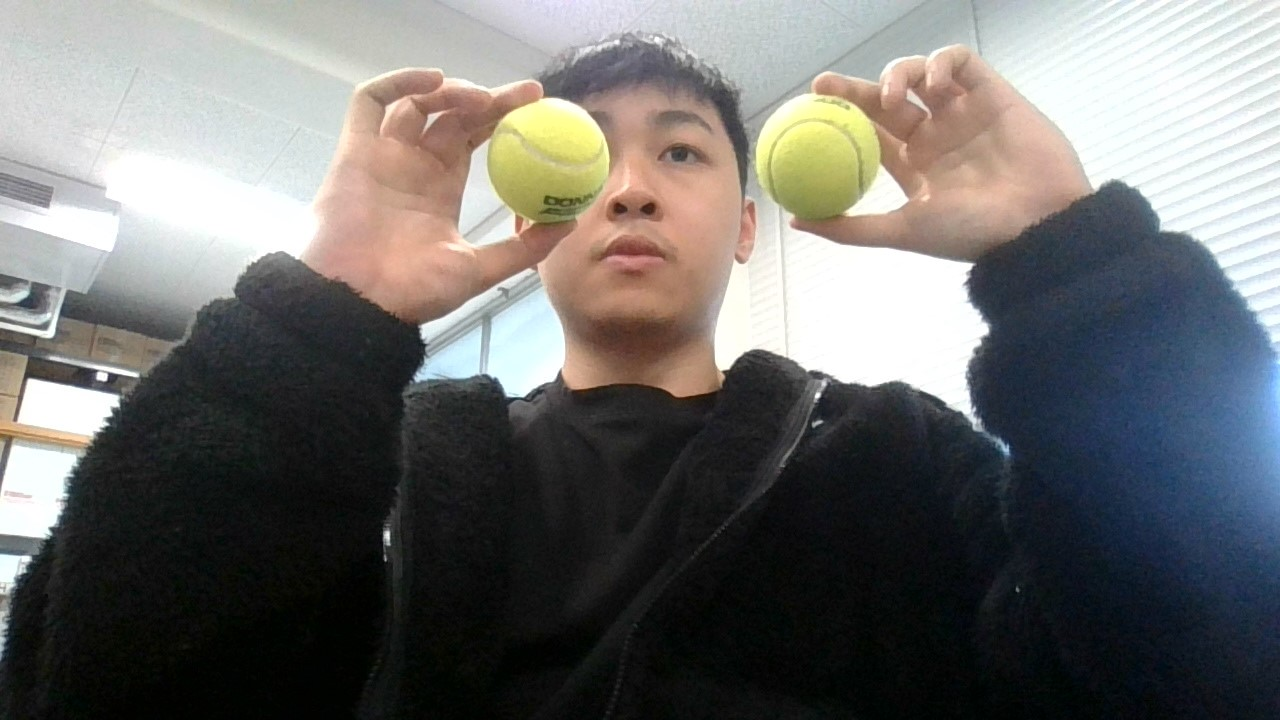
#> input picture test2.jpg, 1280 x 720 px, given in place of the camera
$ python Tennis_ball_detection_v2.py
#> lines starting #> are read from the running program, lines starting #| are printed output that depends on the picture; after the words box and inside, x2 and y2 are one past the last pixel; in counts of white or black regions, pixels touching at a corner belong together
# import the necessary packages
from collections import deque
from imutils.video import VideoStream
import numpy as np
import argparse
import cv2
import imutils
import time
center = None
# construct the argument parse and parse the arguments
ap = argparse.ArgumentParser()
ap.add_argument("-v", "--video",
	help="path to the (optional) video file")
ap.add_argument("-b", "--buffer", type=int, default=64,
	help="max buffer size")
args = vars(ap.parse_args())

# define the lower and upper boundaries of the "green"
# ball in the HSV color space, then initialize the
# list of tracked points
# Turn saturation lower if brighter light	, turn brightness up if detecting black
greenLower = (20, 50, 50) # darker
greenUpper = (57, 255, 255) # lighter
pts = deque(maxlen=args["buffer"])
# if a video path was not supplied, grab the reference
# to the webcam
if not args.get("video", False):
	vs = VideoStream(src=0).start()
# otherwise, grab a reference to the video file
else:
	vs = cv2.VideoCapture(args["video"])
# allow the camera or video file to warm up
time.sleep(2.0)

def center_ball():
	if center != None:
		x_coord = center[0]
		if x_coord <=250 or x_coord >= 350:
			# drive_stop()
			if x_coord < 250: #Ball is on left
				print("On the Left")
				# drive_left()
				# sleep(0.5)
				# drive_stop
			if x_coord > 350: #Ball is on right
				print("On the Right")
				# drive_right()
				# sleep(0.5)
				# drive_stop()
		else:
			print("Ball is within 250-350 pixels")

# [43 lines left out: function automatic_brightness_and_contrast, not called in this run]


# keep looping
while True:
	center = None
	# grab the current frame
	frame = vs.read()
#> frame is the input picture: shape (720, 1280, 3); mean B, G, R 107.4, 109.3, 110
	# handle the frame from VideoCapture or VideoStream
	frame = frame[1] if args.get("video", False) else frame
	# if we are viewing a video and we did not grab a frame,
	# then we have reached the end of the video
	if frame is None:
		break
	# resize the frame, blur it, and convert it to the HSV
	# color space
	frame = imutils.resize(frame, width=600)
#> frame: shape (337, 600, 3)
	frame = cv2.rotate(frame, cv2.ROTATE_180) #Rotate Image 180 deg
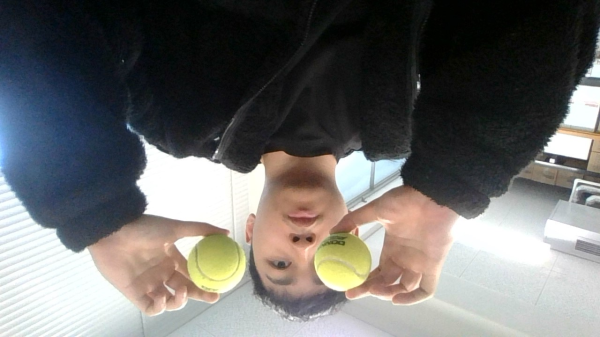
#> frame: shape (337, 600, 3); mean B, G, R 107.4, 109.3, 110
	# frame,_,_ = automatic_brightness_and_contrast(frame)

	# frame = cv2.flip(frame,0) # Mirror Image if needed
	blurred = cv2.GaussianBlur(frame, (11, 11), 0)
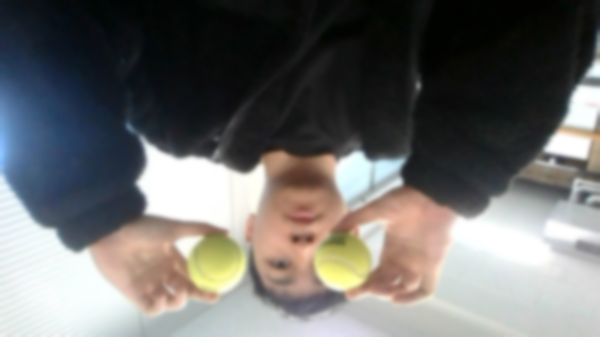
#> blurred: shape (337, 600, 3); mean B, G, R 107.4, 109.3, 110
	hsv = cv2.cvtColor(blurred, cv2.COLOR_BGR2HSV)
#> hsv: shape (337, 600, 3); mean H, S, V 66, 56.5, 118
	# construct a mask for the color "green", then perform
	# a series of dilations and erosions to remove any small
	# blobs left in the mask
	mask = cv2.inRange(hsv, greenLower, greenUpper)
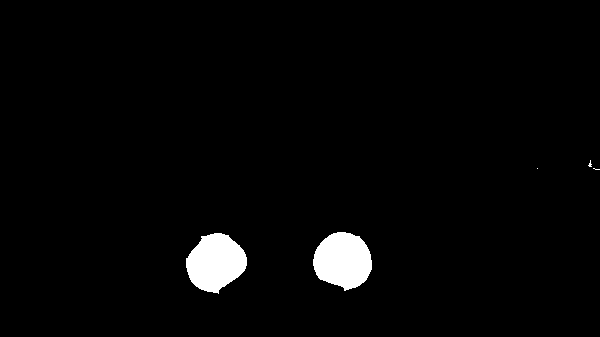
#> mask: shape (337, 600); 2.6% white; 5 white regions (3 under 20 px), largest, box (x1, y1, x2, y2) and area: (186, 233, 247, 294) 2612, (313, 232, 372, 291) 2593
	mask = cv2.erode(mask, None, iterations=2)
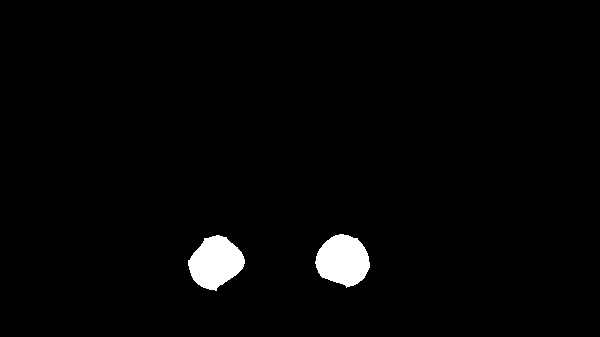
#> mask: shape (337, 600); 2.1% white; 2 white regions, box (x1, y1, x2, y2) and area: (188, 235, 245, 291) 2141, (315, 234, 370, 288) 2139
	mask = cv2.dilate(mask, None, iterations=2)
#> mask: shape (337, 600); 2.6% white; 2 white regions

	# find contours in the mask and initialize the current
	# (x, y) center of the ball
	cnts = cv2.findContours(mask.copy(), cv2.RETR_EXTERNAL,
		cv2.CHAIN_APPROX_SIMPLE)
#> cnts = 2 contours; box (x1, y1, x2, y2) and area: (186, 233, 247, 293) 2526, (313, 232, 372, 290) 2508
	cnts = imutils.grab_contours(cnts)
	# only proceed if at least one contour was found
	if len(cnts) > 0:


		# find the largest contour in the mask, then use
		# it to compute the minimum enclosing circle and
		# centroid
		c = max(cnts, key=cv2.contourArea)
#> c = contour of 77 points, box (x1, y1, x2, y2) (186, 233, 247, 293), area 2526
		((x, y), radius) = cv2.minEnclosingCircle(c)
#> x = 216; y = 263.2; radius = 30.66
		M = cv2.moments(c)
#> M = moments, m00 2526, centre m10/m00, m01/m00 = (215.3, 262.1)
		# center = (int(M["m10"] / M["m00"]), int(M["m01"] / M["m00"]))
		# only proceed if the radius meets a minimum size
		if radius > 5:
			# draw the circle and centroid on the frame,
			# then update the list of tracked points
			center = (int(M["m10"] / M["m00"]), int(M["m01"] / M["m00"]))
#> center = (215, 262)
			cv2.circle(frame, (int(x), int(y)), int(radius),
				(0, 255, 255), 2)
			cv2.circle(frame, center, 5, (0, 0, 255), -1)
#> frame: shape (337, 600, 3); mean B, G, R 106.9, 109.4, 110.2
		else:
			centre = None
	# update the points queue
	pts.appendleft(center)


    	# loop over the set of tracked points
	for i in range(1, len(pts)):
		# if either of the tracked points are None, ignore
		# them
		if pts[i - 1] is None or pts[i] is None:
			continue
		# otherwise, compute the thickness of the line and
		# draw the connecting lines
		thickness = int(np.sqrt(args["buffer"] / float(i + 1)) * 2.5)
		cv2.line(frame, pts[i - 1], pts[i], (0, 0, 255), thickness)
	# show the frame to our screen
	# draw lines for borders
	h,w = frame.shape[:2]
#> h = 337; w = 600
	cv2.line(frame, (250,0), (250,h),(0,0,255),1)
	cv2.line(frame,(350,0),(350,h),(0,0,255),1)
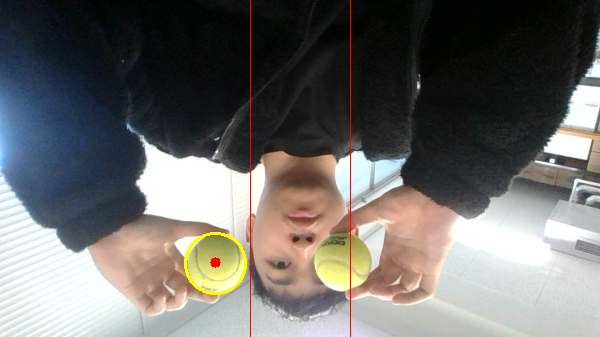
#> frame: shape (337, 600, 3); mean B, G, R 106.6, 109, 110.7
	cv2.imshow("Frame", frame)
	key = cv2.waitKey(1) & 0xFF
#> (key q is pressed here)
	center_ball()
#> in center_ball, `x_coord = center[0]`: x_coord = 215
	# if the 'q' key is pressed, stop the loop
	if key == ord("q"):
		break
# if we are not using a video file, stop the camera video stream
if not args.get("video", False):
	vs.stop()
# otherwise, release the camera
else:
	vs.release()
# close all windows
cv2.destroyAllWindows()
